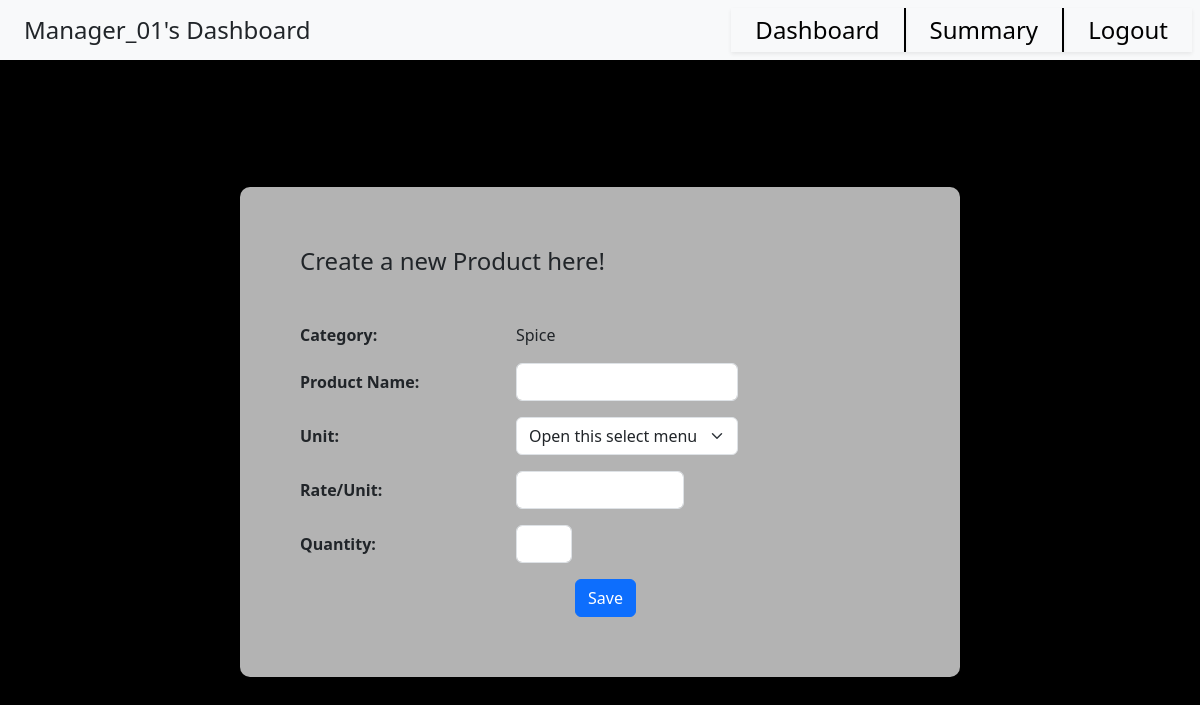
/Manager_01/edit_product/cat_3/prod_12, run on an earlier commit of the app's database.
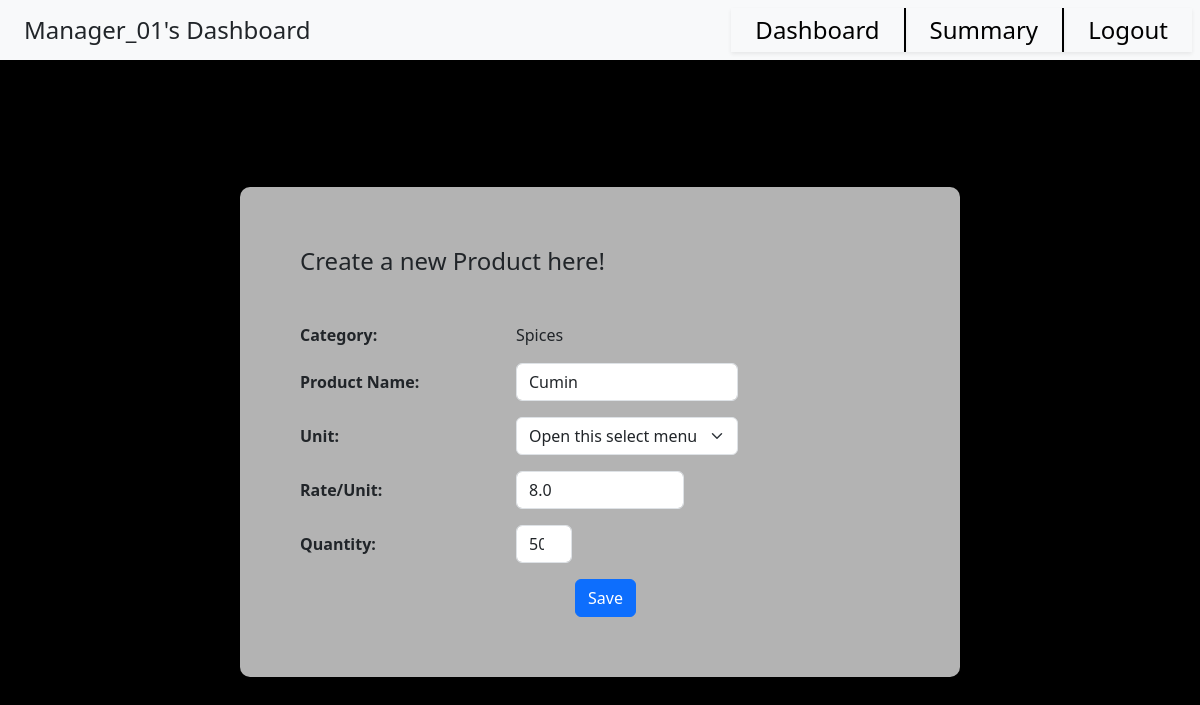
And on a later commit of the database.
### application/models.py (models this page shows)
class Category(db.Model):
    __tablename__ = 'Category'
    CID = db.Column(db.Integer, autoincrement=True, primary_key=True)
    Name = db.Column(db.String(collation='NOCASE'), unique=True, nullable=False)
    products = db.relationship("Product", back_populates="cat", cascade='all, delete-orphan', passive_deletes=True)

class Product(db.Model):
    __tablename__ = 'Product'
    PID = db.Column(db.Integer, autoincrement=True, primary_key=True)
    Name = db.Column(db.String(collation='NOCASE'), unique=True, nullable=False)
    Price = db.Column(db.Float, nullable=False)
    Unit = db.Column(db.String, nullable=False)
    Stock = db.Column(db.Integer, nullable=False)
    CID = db.Column(db.Integer, db.ForeignKey('Category.CID', ondelete='CASCADE'))
    cat = db.relationship("Category", back_populates="products")
    ords = db.relationship("Order_Details", back_populates="product")

### application/manager_actions.py (the view)
@app.route("/<usr>/edit_product/cat_<cat>/prod_<pid>")
def edit_product_page(usr, cat, pid):
    p = Product.query.filter(Product.PID == pid).first()
    c = Category.query.filter(Category.CID == cat).first()
    return render_template("create_edit_prod.html", user=usr, cat = c, prod = p)

### templates/create_edit_prod.html (shortened to what the changed rows need)
<!DOCTYPE html>
<html>
    <head>
        <link href="https://cdn.jsdelivr.net/npm/bootstrap@5.3.1/dist/css/bootstrap.min.css" rel="stylesheet">
    </head>
    <body id="body">
        <div id = "content" class="container">
            <div id = "form-wrap">
                <form style = "width:50vw">
                    <div class = "row g-5 align-items-center mb-3">
                        <div class="col-auto col-sm-4">
                            <b>Category:</b>
                        </div>
                        <div class="col-auto col-sm-5">
                            {{ cat.Name }}
                        </div>
                    </div>
                    <div class = "row g-5 align-items-center mb-3">
                        <div class="col-auto col-sm-5">
                            {% if prod is none %}
                                <input type="text" class="form-control" id="prod-name">
                            {% else %}
                                <input type="text" class="form-control" id="prod-name" value = {{ prod.Name }}>
                            {% endif %}
                        </div>
                    </div>
                    <div class = "row g-5 align-items-center mb-3">
                        <div class="col-auto col-sm-4">
                            {% if prod is none %}
                                <input type="text" class="form-control" id="prod-rate" pattern="[0-9]*[.,]?[0-9]*">
                            {% else %}
                                <input type="text" class="form-control" id="prod-rate" pattern="[0-9]*[.,]?[0-9]*" value = "{{ prod.Price }}">
                            {% endif %}
                        </div>
                    </div>
                    <div class = "row g-5 align-items-center mb-3">
                        <div class="col-auto col-sm-4">
                            <div class="col-auto col-sm-4">
                                {% if prod is none %}
                                    <input type="number" class="form-control" id="prod-qt">
                                {% else %}
                                    <input type="number" class="form-control" id="prod-qt" value = "{{ prod.Stock }}">
                                {% endif %}
                            </div>
                        </div>
                    </div>
                    <div class="col-1" style ="margin:auto;">
                        {% if prod is none %}
                            <button type="button" class="btn btn-primary" onclick = "create('{{ user }}','{{cat.CID}}')">Save</button>
                        {% else %}
                            <button type="button" class="btn btn-primary" onclick = "update('{{ user }}','{{cat.CID}}','{{prod.PID}}')">Save</button>
                        {% endif %}
                    </div>
                </form>
            </div>
        </div>
    </body>
</html>

What changed in the data, as far as the page shows it:
changed Category: Name "Spice" → "Spices"
added Product: Name "Cumin", Price "8.0", Stock "50"
